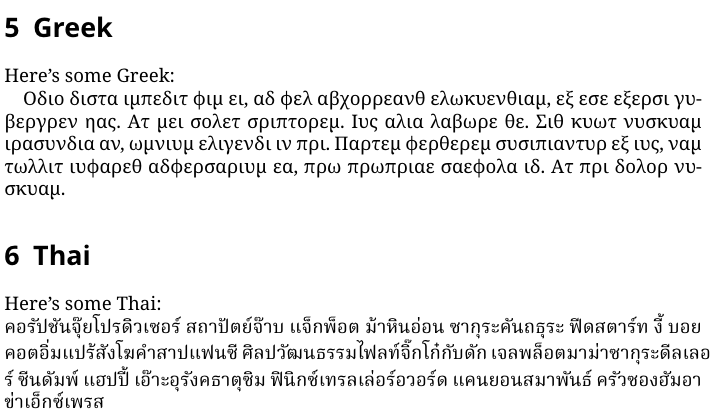
#> input picture greek-thai.png, 719 x 419 px, given in place of huochepiao.jpeg, which was not available
$ jupyter execute --allow-errors Assignment1.ipynb   (shell and % lines are left out)
#> lines starting #> are read from the running program, lines starting #| are printed output that depends on the picture; pictures that were not available may be replaced by others from this repository, and a replacement may not be noted
[cell 1]
from google.colab import drive
drive.mount("/content/drive")
import os
path="/content/drive/My Drive/CnOCR-master/docs/examples"
os.chdir(path)
os.listdir(path)

[cell 2]
import cv2
import pytesseract

img = cv2.imread('./huochepiao.jpeg')
#> img is the input picture: shape (419, 719, 3); min 0, max 255, mean 238

# Adding custom options
custom_config = r'--oem 3 --psm 6'
pytesseract.image_to_string(img, config=custom_config)
#> (this line was passed over: pytesseract is not available in this run)

[cell 3]
import cv2
import numpy as np

img = cv2.imread('./huochepiao.jpeg')

# get grayscale image
def get_grayscale(image):
    return cv2.cvtColor(image, cv2.COLOR_BGR2GRAY)

# noise removal
def remove_noise(image):
    return cv2.medianBlur(image,5)

#thresholding
def thresholding(image):
    return cv2.threshold(image, 0, 255, cv2.THRESH_BINARY + cv2.THRESH_OTSU)[1]
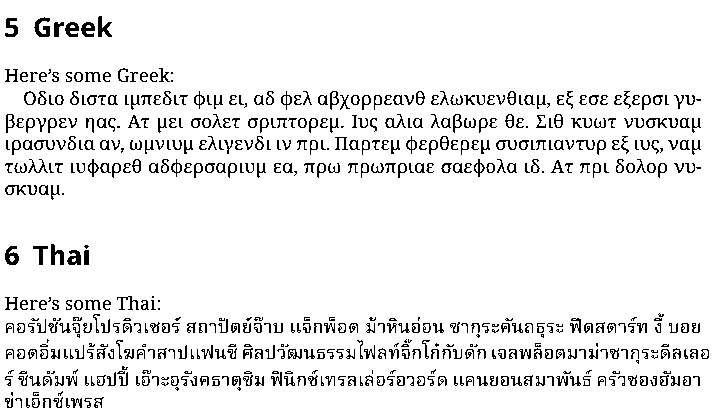
#> returned value: shape (419, 719); 92.6% white; black in thin lines or dots

#dilation
def dilate(image):
    kernel = np.ones((5,5),np.uint8)
    return cv2.dilate(image, kernel, iterations = 1)

#erosion
def erode(image):
    kernel = np.ones((5,5),np.uint8)
    return cv2.erode(image, kernel, iterations = 1)

#opening - erosion followed by dilation
def opening(image):
    kernel = np.ones((5,5),np.uint8)
    return cv2.morphologyEx(image, cv2.MORPH_OPEN, kernel)
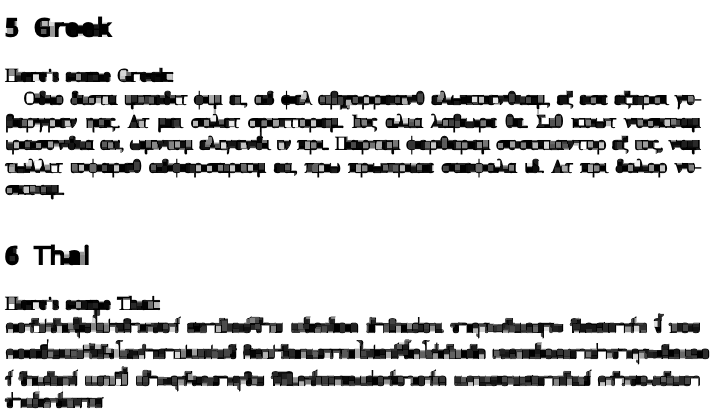
#> returned value: shape (419, 719); min 0, max 255, mean 221.1

#canny edge detection
def canny(image):
    return cv2.Canny(image, 100, 200)
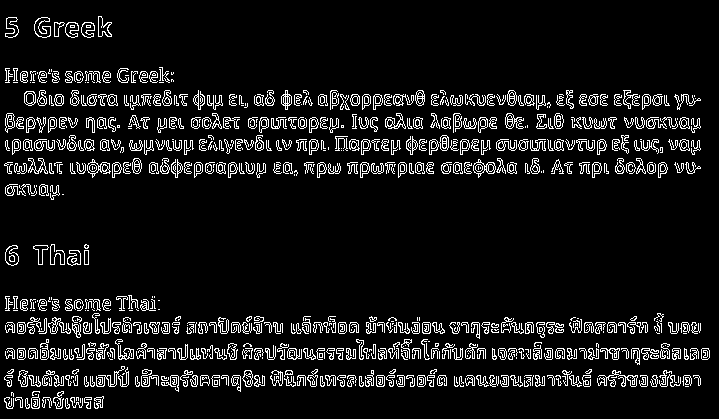
#> returned value: shape (419, 719); 8.6% white in thin lines or dots

#skew correction
def deskew(image):
    coords = np.column_stack(np.where(image > 0))
    angle = cv2.minAreaRect(coords)[-1]
    if angle < -45:
        angle = -(90 + angle)
    else:
        angle = -angle
    (h, w) = image.shape[:2]
    center = (w // 2, h // 2)
    M = cv2.getRotationMatrix2D(center, angle, 1.0)
    rotated = cv2.warpAffine(image, M, (w, h), flags=cv2.INTER_CUBIC, borderMode=cv2.BORDER_REPLICATE)
    return rotated

#template matching
def match_template(image, template):
    return cv2.matchTemplate(image, template, cv2.TM_CCOEFF_NORMED)

[cell 4]
image = cv2.imread('./huochepiao.jpeg')

gray = get_grayscale(image)
thresh = thresholding(gray)
opening = opening(gray)
canny = canny(gray)

[cell 5]
# this is only for google colab, the original is cv2.imshow()
from google.colab.patches import cv2_imshow

[cell 6]
img = gray
cv2_imshow(img)
# Adding custom options
custom_config = r'--oem 3 --psm 6'
pytesseract.image_to_string(img, config=custom_config)
#> (this line was passed over: pytesseract is not available in this run)

[cell 7]
img = thresh
cv2_imshow(img)
# Adding custom options
custom_config = r'--oem 3 --psm 6'
pytesseract.image_to_string(img, config=custom_config)
#> (this line was passed over: pytesseract is not available in this run)

[cell 8]
mg = opening
cv2_imshow(img)
# Adding custom options
custom_config = r'--oem 3 --psm 6'
pytesseract.image_to_string(img, config=custom_config)
#> (this line was passed over: pytesseract is not available in this run)

[cell 9]
img = canny
cv2_imshow(img)
# Adding custom options
custom_config = r'--oem 3 --psm 6'
pytesseract.image_to_string(img, config=custom_config)
#> (this line was passed over: pytesseract is not available in this run)

[cell 10]
import cv2
import pytesseract
from pytesseract import Output

img = cv2.imread('./huochepiao.jpeg')

#> (the rest of this cell did not finish here and is left out)

[cell 11]
import cv2
import pytesseract

img = cv2.imread('./huochepiao.jpeg')

h, w, c = img.shape
#> h = 419; w = 719; c = 3
#> (the rest of this cell did not finish here and is left out)

[cell 12]
import cv2
import pytesseract

img = cv2.imread('./multi-line_en_white.png')

h, w, c = img.shape
#> (the rest of this cell did not finish here and is left out)

[cell 13]
import re
import cv2
import pytesseract
from pytesseract import Output

img = cv2.imread('./huochepiao.jpeg')
#> (the rest of this cell did not finish here and is left out)

[cell 14]
custom_config = r'--oem 3 --psm 6 outputbase digits'
print(pytesseract.image_to_string(img, config=custom_config))
#> (this line was passed over: pytesseract is not available in this run)

[cell 15]
custom_config = r'-c tessedit_char_blacklist=0123456789 --psm 6'
pytesseract.image_to_string(img, config=custom_config)
#> (this line was passed over: pytesseract is not available in this run)
